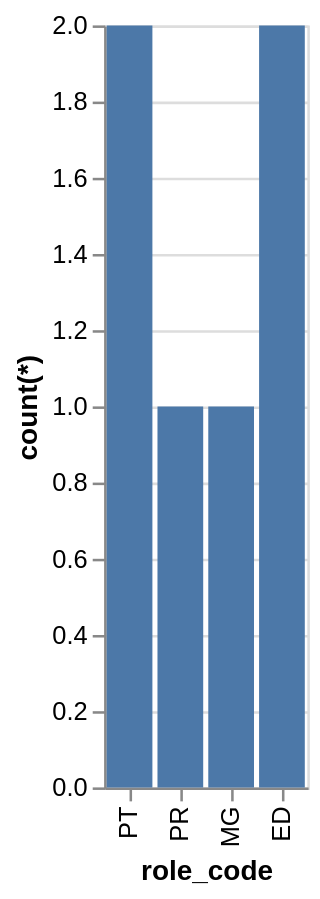

Express this chart as Vega-Lite.
### Vega-Lite specification from a JSON file in a GitHub repository (floating-point values rounded to 4 significant figures)
{"data": {"values": [{"x_data": "PT", "y_data": 2}, {"x_data": "PR", "y_data": 1}, {"x_data": "MG", "y_data": 1}, {"x_data": "ED", "y_data": 2}]}, "mark": "bar", "encoding": {"x": {"field": "x_data", "type": "nominal", "title": "role_code", "sort": "descending"}, "y": {"field": "y_data", "type": "quantitative", "title": "count(*)"}}}
